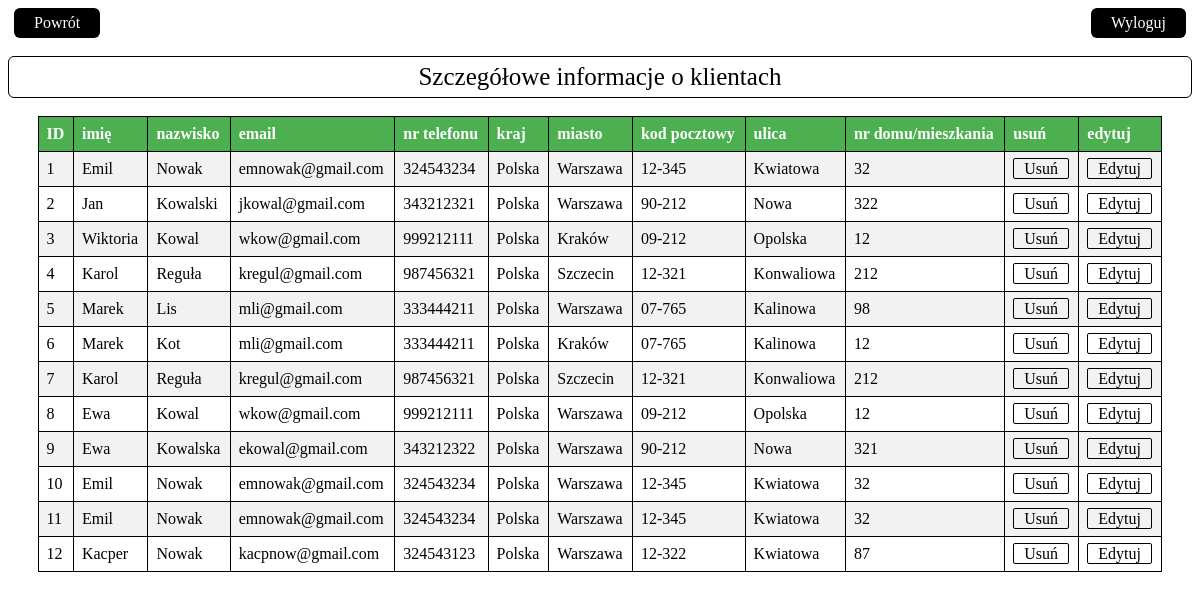
The app's page /klienci.php (signed in) with its own data.
### tables this page shows
CREATE TABLE `klienci` (
  `id` int(11) NOT NULL,
  `imię` text NOT NULL,
  `nazwisko` text NOT NULL,
  `email` text NOT NULL,
  `nr telefonu` int(11) NOT NULL,
  `kraj` text NOT NULL,
  `miasto` text NOT NULL,
  `kod pocztowy` text NOT NULL,
  `ulica` text NOT NULL,
  `nr domu/mieszkania` text NOT NULL
);

### klienci.php (the view, shortened to what this page needs)
<!DOCTYPE HTML>
<html lang="pl">
<head>
</head>
<body>
		<a href="strona.php" class="button">Powrót </a>
		<a href="index.php" class="button1">Wyloguj</a>
<?php
		echo "<span style='
			color: black;
			padding: 6px 20px;
			background-color: white;
			border: 1px solid black;
			border-radius: 6px;
			text-align: center;
			display: block;
			font-size: 25px;'>
			Szczegółowe informacje o klientach
			</span>";
			require_once "connect.php";
			try
			{
				$polaczenie = new mysqli($host, $user, $password, $name);
				if ($polaczenie->connect_errno!=0)
				{
					throw new Exception(mysqli_connect_errno());
				}
				else
				{
				$sql = "SELECT * FROM klienci";
				$result = $polaczenie->query($sql);
				if ($result->num_rows > 0)
				{
				echo "<table border='1'><tr><th>ID</th><th>imię</th><th>nazwisko</th><th>email</th><th>nr telefonu</th><th>kraj</th><th>miasto</th><th>kod pocztowy</th><th>ulica</th><th>nr domu/mieszkania</th><th>usuń</th><th>edytuj</th></tr>";
				while ($row = $result->fetch_assoc())
				{
				echo "<tr><td>" . $row["id"] . "</td><td>" . $row["imię"] . "</td><td>" . $row["nazwisko"] . "</td><td>" . $row["email"] . "</td><td>" . $row["nr telefonu"] . "</td><td>" . $row["kraj"] . "</td><td>" . $row["miasto"] . "</td><td>" . $row["kod pocztowy"] . "</td><td>" . $row["ulica"] . "</td><td>" . $row["nr domu/mieszkania"] . "</td>
				<td><a href='usun.php?id=" . $row["id"] . "&source=klienci' style='padding: 1px 10px; background-color: CBCBCB; color: black; text-decoration: none; border: 1px solid black; border-radius: 2px;'>Usuń</a></td>
				<td><a href='edycjaklient.php?id=" . $row["id"] . "' style='padding: 1px 10px; background-color: CBCBCB; color: black; text-decoration: none;border: 1px solid black; border-radius: 2px;'>Edytuj</a></td>";
				}
				echo "</table>";
				}
			}
			}
			catch(Exception $b)
			{
				echo '<span style="color:red;">Wystąpił błąd serwera!</span>';
				echo '<br />Informacje o błędzie: '.$b;
			}
?>
</body>
</html>

### klienci.php (style rules this page uses)
table { width: 95%; border-collapse: collapse; margin-left: auto; margin-right: auto; }
th, td { border: 1px solid black; padding: 8px; text-align: left; }
th { background-color: #4CAF50; color: white; }
tr:nth-child(even) { background-color: #f2f2f2; }
.button { display: inline-block; padding: 6px 20px; background-color: black; color: white; text-align: center; text-decoration: none; border-radius: 6px; margin-left: 6px; margin-right: 6px; }
.button1 { display: inline-block; padding: 6px 20px; background-color: black; color: white; text-align: center; text-decoration: none; border-radius: 6px; margin-left: 6px; margin-right: 6px; float: right; }

### records on screen
klienci: id "1", imię "Emil", nazwisko "Nowak", email "emnowak@gmail.com", nr telefonu "324543234", kraj "Polska", miasto "Warszawa", kod pocztowy "12-345", ulica "Kwiatowa", value "32"
klienci: id "2", imię "Jan", nazwisko "Kowalski", email "jkowal@gmail.com", nr telefonu "343212321", kraj "Polska", miasto "Warszawa", kod pocztowy "90-212", ulica "Nowa", value "322"
klienci: id "3", imię "Wiktoria", nazwisko "Kowal", email "wkow@gmail.com", nr telefonu "999212111", kraj "Polska", miasto "Kraków", kod pocztowy "09-212", ulica "Opolska", value "12"
klienci: id "4", imię "Karol", nazwisko "Reguła", email "kregul@gmail.com", nr telefonu "987456321", kraj "Polska", miasto "Szczecin", kod pocztowy "12-321", ulica "Konwaliowa", value "212"
klienci: id "5", imię "Marek", nazwisko "Lis", email "mli@gmail.com", nr telefonu "333444211", kraj "Polska", miasto "Warszawa", kod pocztowy "07-765", ulica "Kalinowa", value "98"
klienci: id "6", imię "Marek", nazwisko "Kot", email "mli@gmail.com", nr telefonu "333444211", kraj "Polska", miasto "Kraków", kod pocztowy "07-765", ulica "Kalinowa", value "12"
klienci: id "7", imię "Karol", nazwisko "Reguła", email "kregul@gmail.com", nr telefonu "987456321", kraj "Polska", miasto "Szczecin", kod pocztowy "12-321", ulica "Konwaliowa", value "212"
klienci: id "8", imię "Ewa", nazwisko "Kowal", email "wkow@gmail.com", nr telefonu "999212111", kraj "Polska", miasto "Warszawa", kod pocztowy "09-212", ulica "Opolska", value "12"
klienci: id "9", imię "Ewa", nazwisko "Kowalska", email "ekowal@gmail.com", nr telefonu "343212322", kraj "Polska", miasto "Warszawa", kod pocztowy "90-212", ulica "Nowa", value "321"
klienci: id "10", imię "Emil", nazwisko "Nowak", email "emnowak@gmail.com", nr telefonu "324543234", kraj "Polska", miasto "Warszawa", kod pocztowy "12-345", ulica "Kwiatowa", value "32"
klienci: id "11", imię "Emil", nazwisko "Nowak", email "emnowak@gmail.com", nr telefonu "324543234", kraj "Polska", miasto "Warszawa", kod pocztowy "12-345", ulica "Kwiatowa", value "32"
klienci: id "12", imię "Kacper", nazwisko "Nowak", email "kacpnow@gmail.com", nr telefonu "324543123", kraj "Polska", miasto "Warszawa", kod pocztowy "12-322", ulica "Kwiatowa", value "87"
